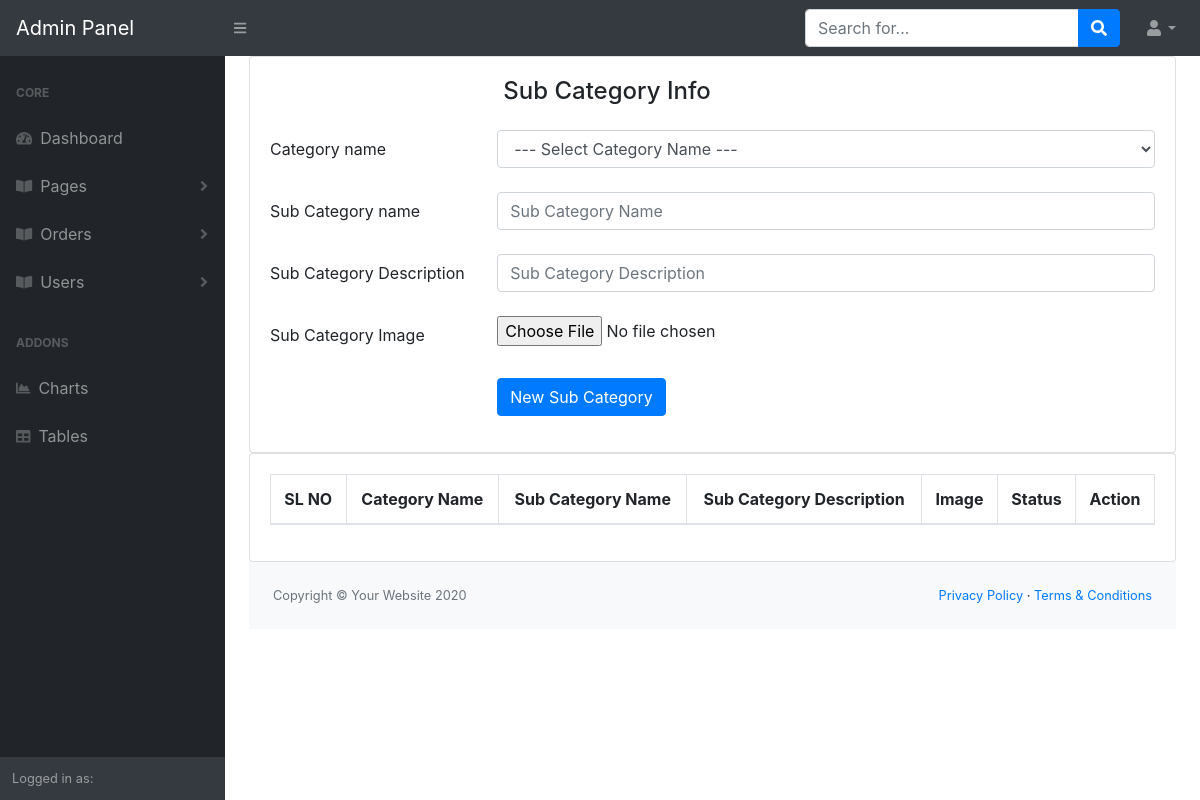
The page /admin/manage-models.php on the database as committed earlier.
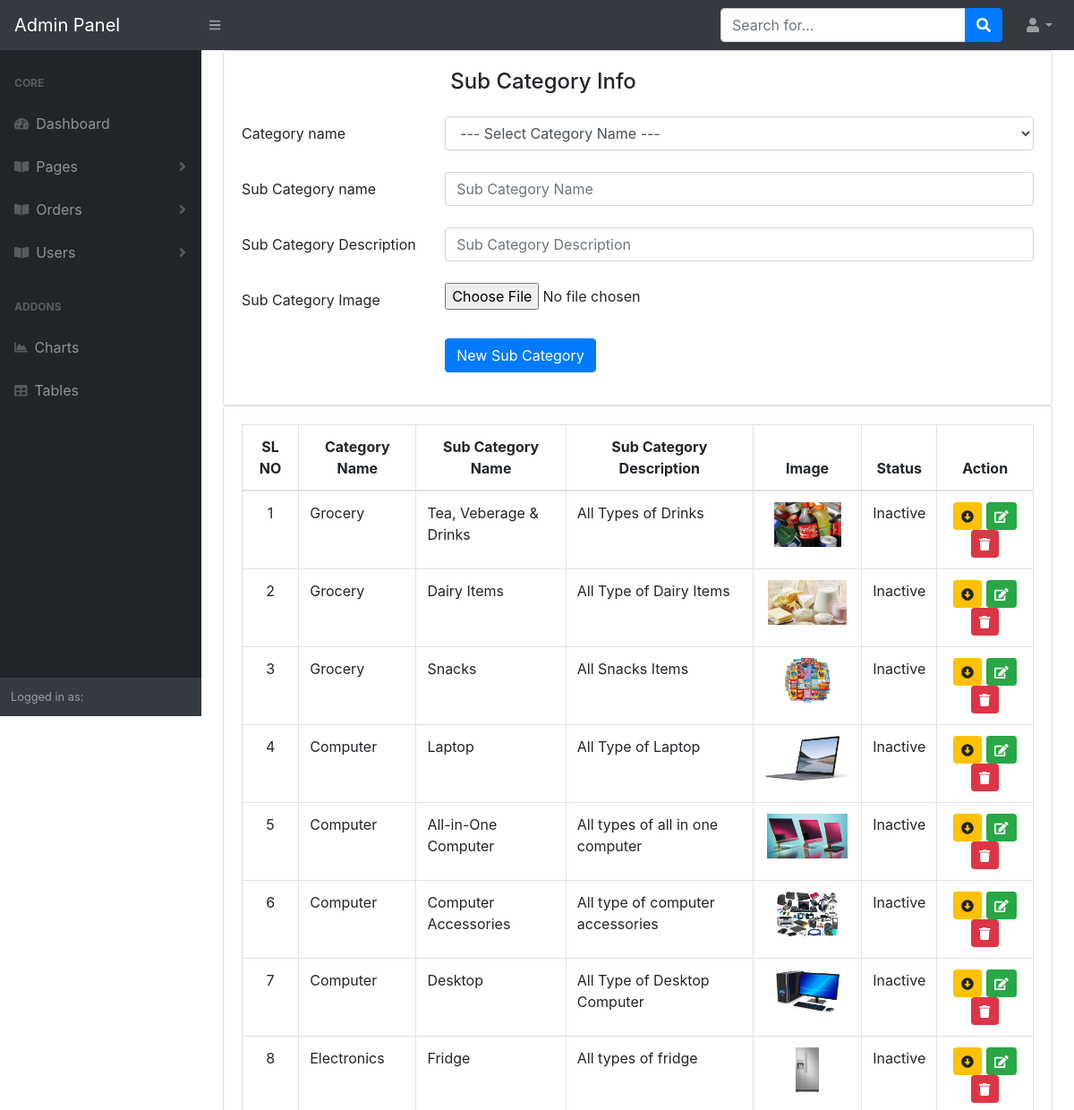
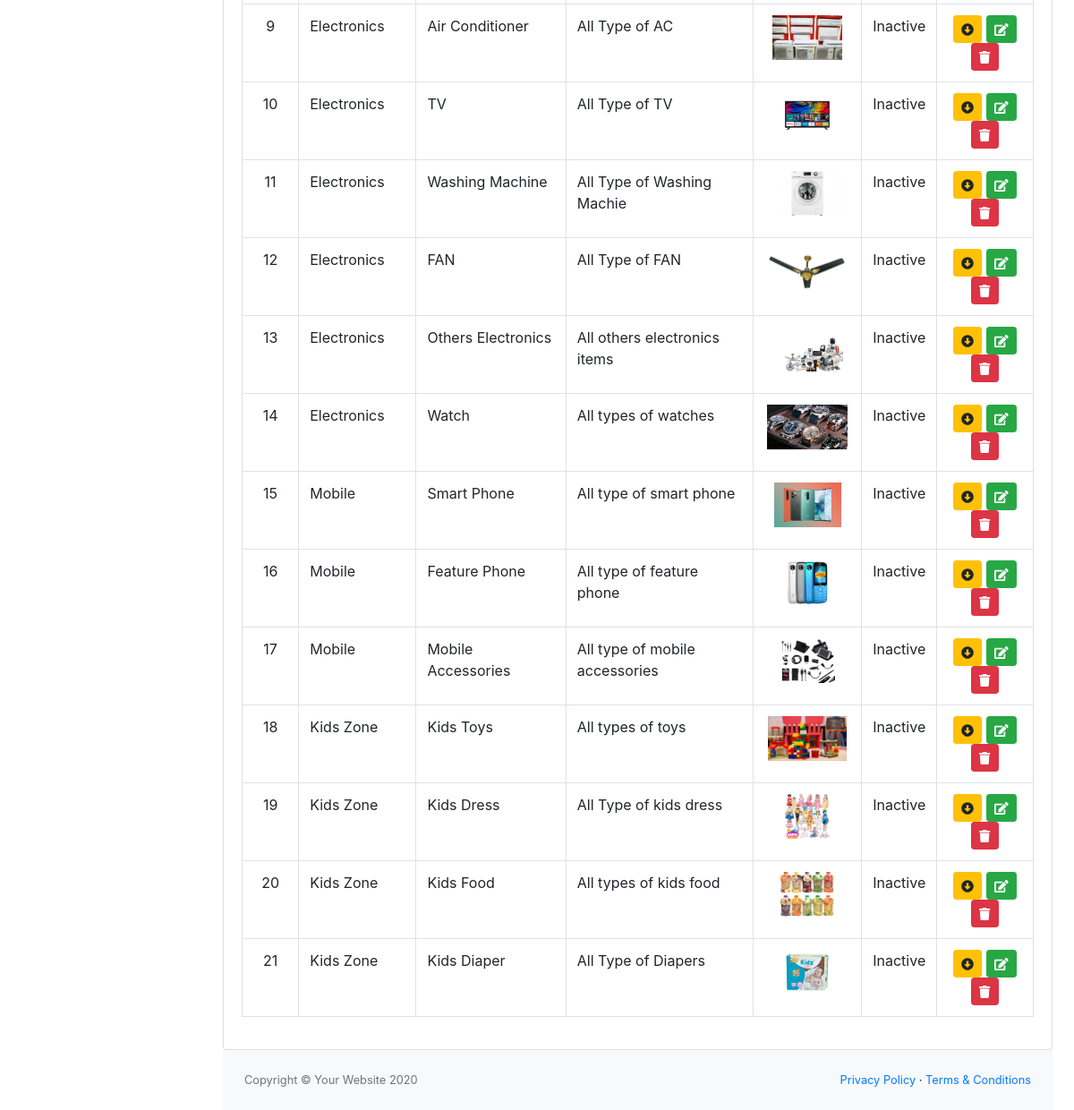
The same page on the database as committed later (2 pictures, top to bottom).
### tables this page shows
CREATE TABLE `sub_category` (
  `sub_category_id` int(11) NOT NULL,
  `category_id` int(11) NOT NULL,
  `sub_category_name` varchar(255) NOT NULL,
  `sub_category_description` varchar(255) NOT NULL,
  `sub_category_image` varchar(255) NOT NULL,
  `sub_category_is_active` tinyint(1) NOT NULL
);

CREATE TABLE `category` (
  `category_id` int(11) NOT NULL,
  `category_name` varchar(255) NOT NULL,
  `category_description` varchar(255) NOT NULL,
  `category_image` varchar(255) NOT NULL,
  `category_is_active` tinyint(1) NOT NULL DEFAULT 0
);

### app/classes/SubCategory.php (called while the page is built, shortened)
<?php
class SubCategory
{
    public function allSubCategory(){
        $link = Database::db_connect();
        $sql = "SELECT * FROM sub_category LEFT JOIN category ON (sub_category.category_id)=(category.category_id) ORDER BY category.category_id";
        if (mysqli_query($link, $sql)) {
            return mysqli_query($link,$sql);
        } else {
            die('Sub Category Query Problem ' . mysqli_error($link));
        }
    }
}

### admin/manage-models.php (the view, shortened to what this page needs)
<?php
include 'header_admin.php';
$subCategory = new SubCategory();
$subCategory = $subCategory->allSubCategory();
?>
<div id="layoutSidenav_content">
    <main>
        <div class="container-fluid">
            <div class="row">
                <div class="col-lg-12">
                    <div class="card">
                        <div class="card-body">
                            <h4 class="card-title mb-4 col-sm-9 offset-sm-3">Sub Category Info</h4>
                            <form action="" method="POST" enctype="multipart/form-data">
                                <div class="form-group row mb-4">
                                    <label for="category_name" class="col-sm-3 col-form-label">Category name</label>
                                    <div class="col-sm-9">
                                        <select id="category_name" class="form-control" name="category_id">
                                            <option disabled selected> --- Select Category Name ---</option>
                                        </select>
                                    </div>
                                </div>
                                <div class="form-group row mb-4">
                                    <label for="horizontal-firstname-input" class="col-sm-3 col-form-label">Sub Category
                                        name</label>
                                    <div class="col-sm-9">
                                        <input type="text" name="sub_category_name" class="form-control" id="horizontal-firstname-input" placeholder="Sub Category Name"/>
                                    </div>
                                </div>
                                <div class="form-group row mb-4">
                                    <label for="sub_category_description" class="col-sm-3 col-form-label">Sub Category
                                        Description</label>
                                    <div class="col-sm-9">
                                        <input type="text" id="sub_category_description" name="sub_category_description" class="form-control"  placeholder="Sub Category Description"/>
                                    </div>
                                </div>
                                <div class="form-group row mb-4">
                                    <label for="sub_category_image" class="col-sm-3 col-form-label">Sub Category
                                        Image</label>
                                    <div class="col-sm-9">
                                        <input type="file" name="sub_category_image" class="form-control-file" id="sub_category_image"/>
                                    </div>
                                </div>
                                <div class="form-group row justify-content-end">
                                    <div class="col-sm-9">
                                        <div>
                                            <button type="submit" name="submit" class="btn btn-primary w-md">New Sub Category</button>
                                        </div>
                                    </div>
                                </div>
                            </form>
                        </div>
                    </div>
                </div>
            </div>
            <div class="row">
                <div class="col-12">
                    <div class="card">
                        <div class="card-body">
                            <div class="table-responsive">
                                <table id="dataTable" class="table table-bordered"
                                       style="border-collapse: collapse; border-spacing: 0; width: 100%;">
                                    <thead class="text-center">
                                    <tr>
                                        <th>SL NO</th>
                                        <th>Category Name</th>
                                        <th>Sub Category Name</th>
                                        <th>Sub Category Description</th>
                                        <th>Image</th>
                                        <th>Status</th>
                                        <th>Action</th>
                                    </tr>
                                    </thead>
                                    <tbody>
                                    <?php if (mysqli_num_rows($subCategory)>0) {
                                        $ser_no = 0;
                                        while ($allSubCategoryInfo = mysqli_fetch_assoc($subCategory)){
                                            $ser_no += 1;
                                            ?>
                                            <tr>
                                                <td class="text-center"><?php echo $ser_no ?></td>
                                                <td><?php echo $allSubCategoryInfo['category_name']; ?></td>
                                                <td><?php echo $allSubCategoryInfo['sub_category_name']; ?></td>
                                                <td><?php echo $allSubCategoryInfo['sub_category_description']; ?></td>
                                                <td class="text-center"><img src="<?php echo $allSubCategoryInfo['sub_category_image']; ?>" id="" alt="" height="50"/></td>
                                                <td class="text-center"><?php if  ($allSubCategoryInfo['sub_category_is_active']==1) { echo 'Active'; } else { echo 'Inactive';} ?></td>
                                                <td class="text-center">
                                                    <?php if  ($allSubCategoryInfo['sub_category_is_active']==1) { ?>
                                                        <a href="?status=unpublish&&id=<?php echo $allSubCategoryInfo['sub_category_id']; ?>" class="btn btn-sm btn-info sub-category-status"
                                                           id="" title="Published Sub Category">
                                                            <i id="" class="fas fa-arrow-alt-circle-up"></i>
                                                        </a>
                                                    <?php } else { ?>
                                                        <a href="?status=publish&&id=<?php echo $allSubCategoryInfo['sub_category_id']; ?>" class="btn btn-sm btn-warning sub-category-status"
                                                           id="" title="Unpublished Sub Category">
                                                            <i id="" class="fas fa-arrow-alt-circle-down"></i>
                                                        </a>
                                                    <?php } ?>
                                                    <a href="" class="btn btn-sm btn-success edition"
                                                       id="" title="Edit Category" data-toggle="modal" data-id="<?php echo $allSubCategoryInfo['category_id']; ?>" data-target="#editModel">
                                                        <i class="fas fa-edit"></i>
                                                    </a>
                                                    <a href="?status=delete&&id=<?php echo $allSubCategoryInfo['sub_category_id']; ?>" class="btn btn-sm btn-danger delete-sub-category"
                                                       id="" title="Delete Sub Category">
                                                        <i class="fas fa-trash"></i>
                                                    </a>
                                                </td>
                                            </tr>
                                        <?php } } ?>
                                    </tbody>
                                </table>
                            </div>
                        </div>
                    </div>
                </div>
            </div>
            <?php
            include 'footer_admin.php';
            ?>

### admin/header_admin.php (shortened to what this page needs)
<!DOCTYPE html>
<html lang="en">
<head>
    <link href="css/styles.css" rel="stylesheet" />
    <link href="https://cdn.datatables.net/1.10.20/css/dataTables.bootstrap4.min.css" rel="stylesheet" />
</head>
<body class="sb-nav-fixed">
<nav class="sb-topnav navbar navbar-expand navbar-dark bg-dark">
    <a class="navbar-brand" href="dashboard.php">Admin Panel</a>
    <button class="btn btn-link btn-sm order-1 order-lg-0" id="sidebarToggle" href="#"><i class="fas fa-bars"></i></button>
    <form class="d-none d-md-inline-block form-inline ml-auto mr-0 mr-md-3 my-2 my-md-0">
        <div class="input-group">
            <input class="form-control" type="text" placeholder="Search for..." aria-label="Search" aria-describedby="basic-addon2" />
            <div class="input-group-append">
                <button class="btn btn-primary" type="button"><i class="fas fa-search"></i></button>
            </div>
        </div>
    </form>
    <ul class="navbar-nav ml-auto ml-md-0">
        <li class="nav-item dropdown">
            <a class="nav-link dropdown-toggle" id="userDropdown" href="#" role="button" data-toggle="dropdown" aria-haspopup="true" aria-expanded="false"><i class="fas fa-user fa-fw"></i></a>
        </li>
    </ul>
</nav>
<div id="layoutSidenav">
    <div id="layoutSidenav_nav">
        <nav class="sb-sidenav accordion sb-sidenav-dark" id="sidenavAccordion">
            <div class="sb-sidenav-menu">
                <div class="nav">
                    <div class="sb-sidenav-menu-heading">Core</div>
                    <a class="nav-link" href="index.php">
                        <div class="sb-nav-link-icon"><i class="fas fa-tachometer-alt"></i></div>
                        Dashboard
                    </a>
                    <a class="nav-link collapsed" href="#" data-toggle="collapse" data-target="#collapsePages" aria-expanded="false" aria-controls="collapsePages">
                        <div class="sb-nav-link-icon"><i class="fas fa-book-open"></i></div>
                        Pages
                        <div class="sb-sidenav-collapse-arrow"><i class="fas fa-angle-down"></i></div>
                    </a>
                    <a class="nav-link collapsed" href="#" data-toggle="collapse" data-target="#collapsePages1" aria-expanded="false" aria-controls="collapsePages">
                        <div class="sb-nav-link-icon"><i class="fas fa-book-open"></i></div>
                        Orders
                        <div class="sb-sidenav-collapse-arrow"><i class="fas fa-angle-down"></i></div>
                    </a>
                    <a class="nav-link collapsed" href="#" data-toggle="collapse" data-target="#collapsePages2" aria-expanded="false" aria-controls="collapsePages">
                        <div class="sb-nav-link-icon"><i class="fas fa-book-open"></i></div>
                        Users
                        <div class="sb-sidenav-collapse-arrow"><i class="fas fa-angle-down"></i></div>
                    </a>
                    <div class="sb-sidenav-menu-heading">Addons</div>
                    <a class="nav-link" href="charts.html">
                        <div class="sb-nav-link-icon"><i class="fas fa-chart-area"></i></div>
                        Charts
                    </a>
                    <a class="nav-link" href="tables.html">
                        <div class="sb-nav-link-icon"><i class="fas fa-table"></i></div>
                        Tables
                    </a>
                </div>
            </div>
            <div class="sb-sidenav-footer">
                <div class="small">Logged in as:</div>
            </div>
        </nav>
    </div>

### admin/footer_admin.php (shortened to what this page needs)
<footer class="py-4 bg-light mt-auto">
    <div class="container-fluid">
        <div class="d-flex align-items-center justify-content-between small">
            <div class="text-muted">Copyright &copy; Your Website 2020</div>
            <div>
                <a href="#">Privacy Policy</a>
                &middot;
                <a href="#">Terms &amp; Conditions</a>
            </div>
        </div>
    </div>
</footer>
</div>
</div>
</body>
</html>

Rows that differ between the two databases and show on the page:
added sub_category: category.category_name "Grocery", sub_category_name "Tea, Veberage & Drinks", sub_category_description "All Types of Drinks", sub_category_image (picture), sub_category_is_active "Inactive"
added sub_category: category.category_name "Grocery", sub_category_name "Dairy Items", sub_category_description "All Type of Dairy Items", sub_category_image (picture), sub_category_is_active "Inactive"
added sub_category: category.category_name "Grocery", sub_category_name "Snacks", sub_category_description "All Snacks Items", sub_category_image (picture), sub_category_is_active "Inactive"
added sub_category: category.category_name "Computer", sub_category_name "Laptop", sub_category_description "All Type of Laptop", sub_category_image (picture), sub_category_is_active "Inactive"
added sub_category: category.category_name "Computer", sub_category_name "All-in-One Computer", sub_category_description "All types of all in one computer", sub_category_image (picture), sub_category_is_active "Inactive"
added sub_category: category.category_name "Computer", sub_category_name "Computer Accessories", sub_category_description "All type of computer accessories", sub_category_image (picture), sub_category_is_active "Inactive"
added sub_category: category.category_name "Computer", sub_category_name "Desktop", sub_category_description "All Type of Desktop Computer", sub_category_image (picture), sub_category_is_active "Inactive"
added sub_category: category.category_name "Electronics", sub_category_name "Fridge", sub_category_description "All types of fridge", sub_category_image (picture), sub_category_is_active "Inactive"
added sub_category: category.category_name "Electronics", sub_category_name "Air Conditioner", sub_category_description "All Type of AC", sub_category_image (picture), sub_category_is_active "Inactive"
added sub_category: category.category_name "Electronics", sub_category_name "TV", sub_category_description "All Type of TV", sub_category_image (picture), sub_category_is_active "Inactive"
added sub_category: category.category_name "Electronics", sub_category_name "Washing Machine", sub_category_description "All Type of Washing Machie", sub_category_image (picture), sub_category_is_active "Inactive"
added sub_category: category.category_name "Electronics", sub_category_name "FAN", sub_category_description "All Type of FAN", sub_category_image (picture), sub_category_is_active "Inactive"
added sub_category: category.category_name "Electronics", sub_category_name "Others Electronics", sub_category_description "All others electronics items", sub_category_image (picture), sub_category_is_active "Inactive"
added sub_category: category.category_name "Electronics", sub_category_name "Watch", sub_category_description "All types of watches", sub_category_image (picture), sub_category_is_active "Inactive"
added sub_category: category.category_name "Mobile", sub_category_name "Smart Phone", sub_category_description "All type of smart phone", sub_category_image (picture), sub_category_is_active "Inactive"
added sub_category: category.category_name "Mobile", sub_category_name "Feature Phone", sub_category_description "All type of feature phone", sub_category_image (picture), sub_category_is_active "Inactive"
added sub_category: category.category_name "Mobile", sub_category_name "Mobile Accessories", sub_category_description "All type of mobile accessories", sub_category_image (picture), sub_category_is_active "Inactive"
added sub_category: category.category_name "Kids Zone", sub_category_name "Kids Toys", sub_category_description "All types of toys", sub_category_image (picture), sub_category_is_active "Inactive"
added sub_category: category.category_name "Kids Zone", sub_category_name "Kids Dress", sub_category_description "All Type of kids dress", sub_category_image (picture), sub_category_is_active "Inactive"
added sub_category: category.category_name "Kids Zone", sub_category_name "Kids Food", sub_category_description "All types of kids food", sub_category_image (picture), sub_category_is_active "Inactive"
added sub_category: category.category_name "Kids Zone", sub_category_name "Kids Diaper", sub_category_description "All Type of Diapers", sub_category_image (picture), sub_category_is_active "Inactive"
